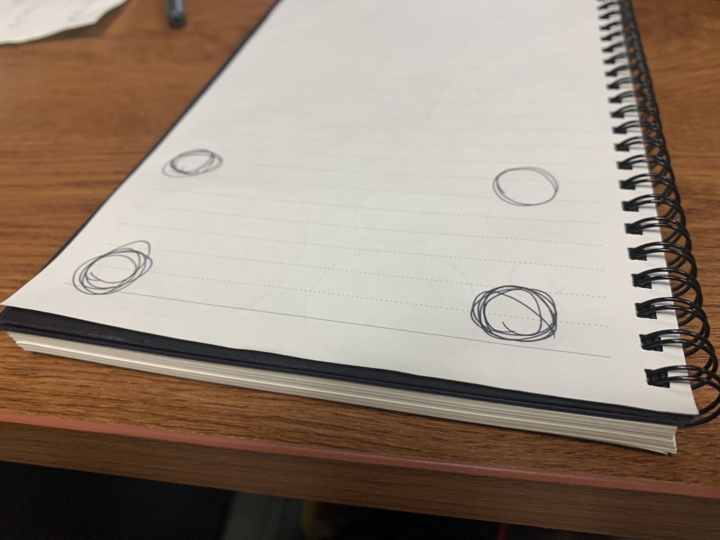
#> input picture simonprojects/simonopencv111/opencv basics tutorials/4circlesonpaper.png, 1440 x 1080 px (shown at 1/2 size)
$ python 'finding normal vector.py'
#> lines starting #> are read from the running program, lines starting #| are printed output that depends on the picture
import cv2
import numpy as np

img = cv2.imread('4circlesonpaper.png',0)
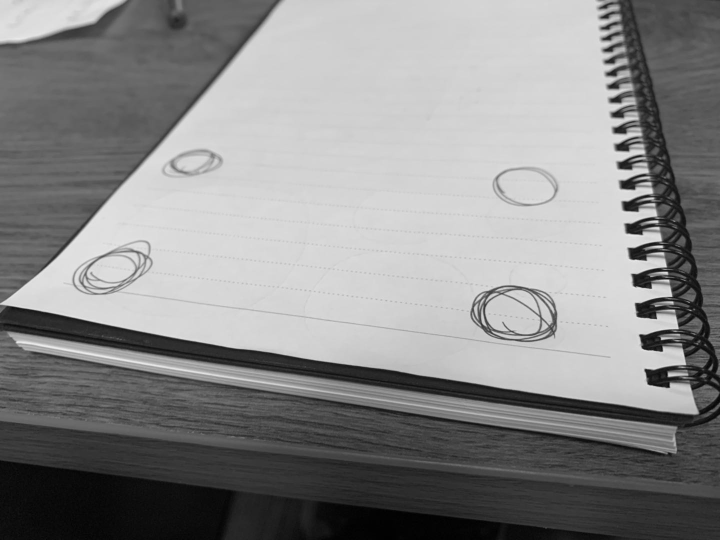
#> img: shape (1080, 1440) (shown at 1/2 size); min 0, max 243, mean 137.3


leftmost0 = (300,300)
rightmost0 =(700,700)
topmost0 = (500,0)
bottommost0 =(500,1100)
# 1111finding 4 corners
leftmost1 =(350,300)
rightmost1 =(760 ,700)
topmost1 =(560, 0)
bottommost1 =(5300, 1100)


focal_length = 10
f = focal_length

l0 = np.hstack((leftmost0, f))
l1 = np.hstack((leftmost1, f))
k_l = f / (l1[0] - l0[0])
l_3d = k_l * l1

r0 = np.hstack((rightmost0, f))
r1 = np.hstack((rightmost1, f))
k_r = f / (r1[0] - r0[0])
r_3d = k_r * r1

t0 = np.hstack((topmost0, f))
t1 = np.hstack((topmost1, f))
k_t = f / (t1[0] - t0[0])
t_3d = k_t * t1

b0 = np.hstack((bottommost0, f))
b1 = np.hstack((bottommost1, f))
k_b = f / (b1[0] - b0[0])
b_3d = k_b * b1

diagnol_a = l_3d - r_3d
diagnol_b = t_3d - b_3d

midpoint = np.around(0.5*(l0 + b0))
mp_2d = diagnol_a[0:2]/k_l
mp_2d = mp_2d.astype(int)
mp_2d = (rightmost0 + mp_2d)

n = np.cross(diagnol_a, diagnol_b)
n_2d = np.around(n[0:2])
n_img = mp_2d + n_2d
n_img = n_img.astype(int)
print(n_img)
print(n_2d)
print(n)


red = (0, 0, 255)

cv2.line(img, tuple(mp_2d), tuple(n_img), red, thickness=5)
cv2.line(img, leftmost0, rightmost0, red, thickness=5)
cv2.line(img, topmost0, bottommost0, red, thickness=5)


cv2.circle(img,tuple(mp_2d), 23, red, -1)
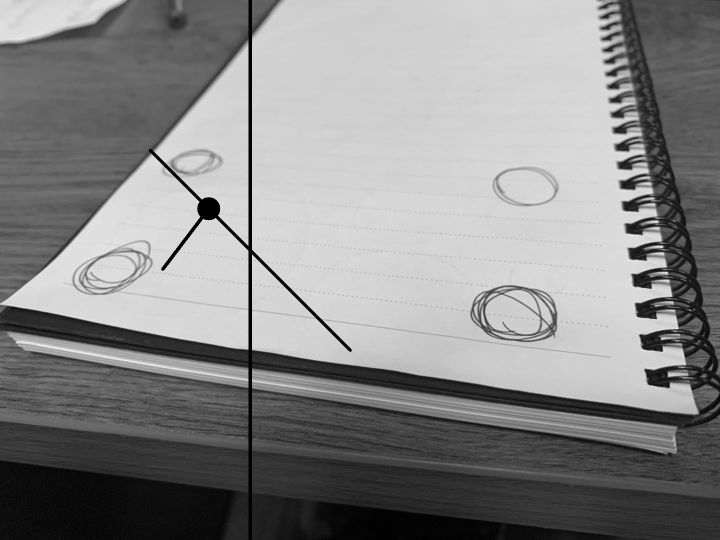
#> img: shape (1080, 1440) (shown at 1/2 size); min 0, max 243, mean 135.8

cv2.imshow('test', img)
cv2.waitKey(0)
cv2.destroyAllWindows()

$ run again, with simonprojects/simonopencv111/opencv basics tutorials/circledetecting.png copied over simonprojects/simonopencv111/opencv basics tutorials/4circlesonpaper.png
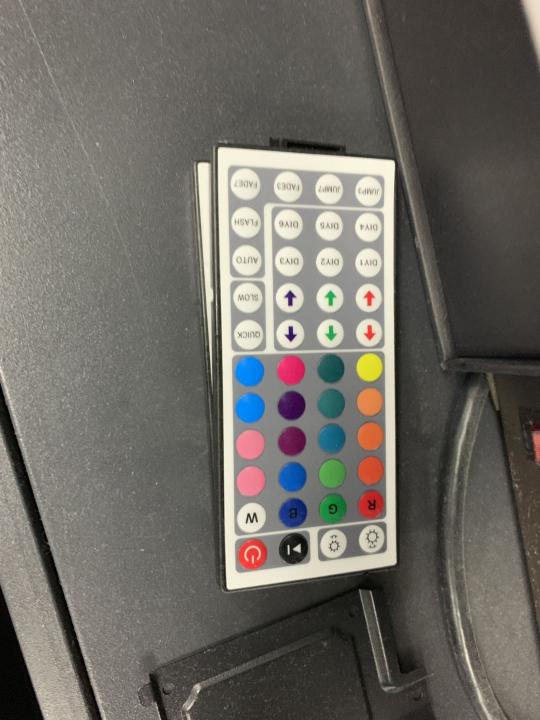
#> input picture simonprojects/simonopencv111/opencv basics tutorials/circledetecting.png, 1080 x 1440 px (shown at 1/2 size)
#> `img = cv2.imread('4circlesonpaper.png',0)`:
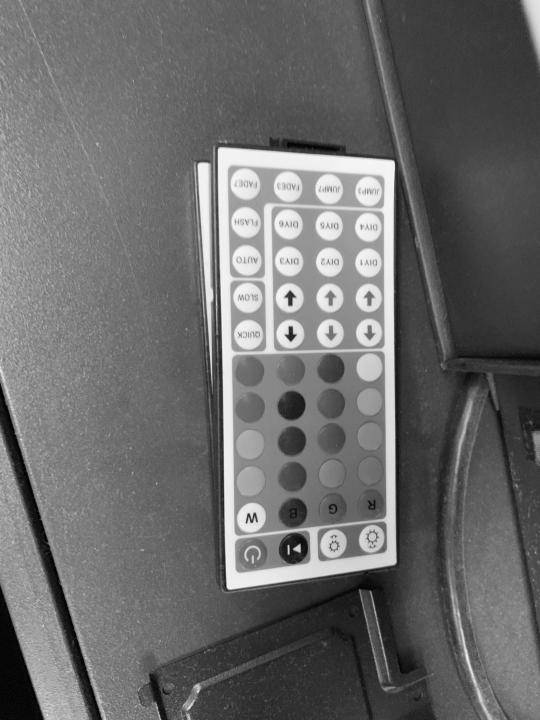
#> img: shape (1440, 1080) (shown at 1/2 size); min 0, max 252, mean 106.6
#> `cv2.circle(img,tuple(mp_2d), 23, red, -1)`:
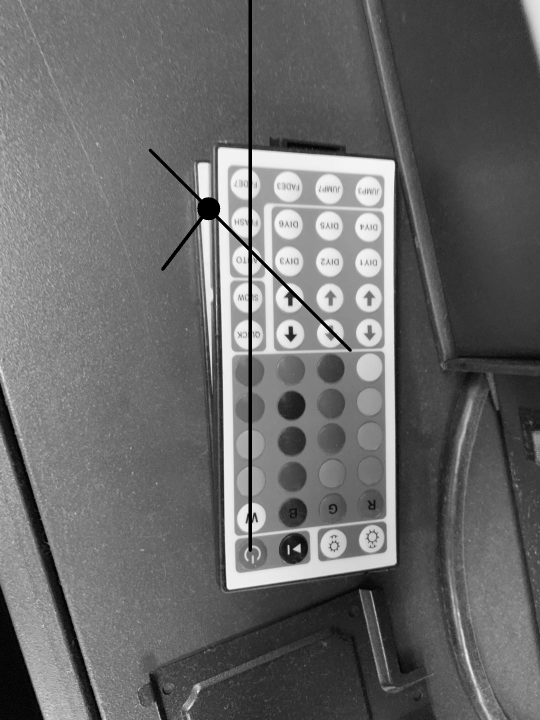
#> img: shape (1440, 1080) (shown at 1/2 size); min 0, max 252, mean 105.3
